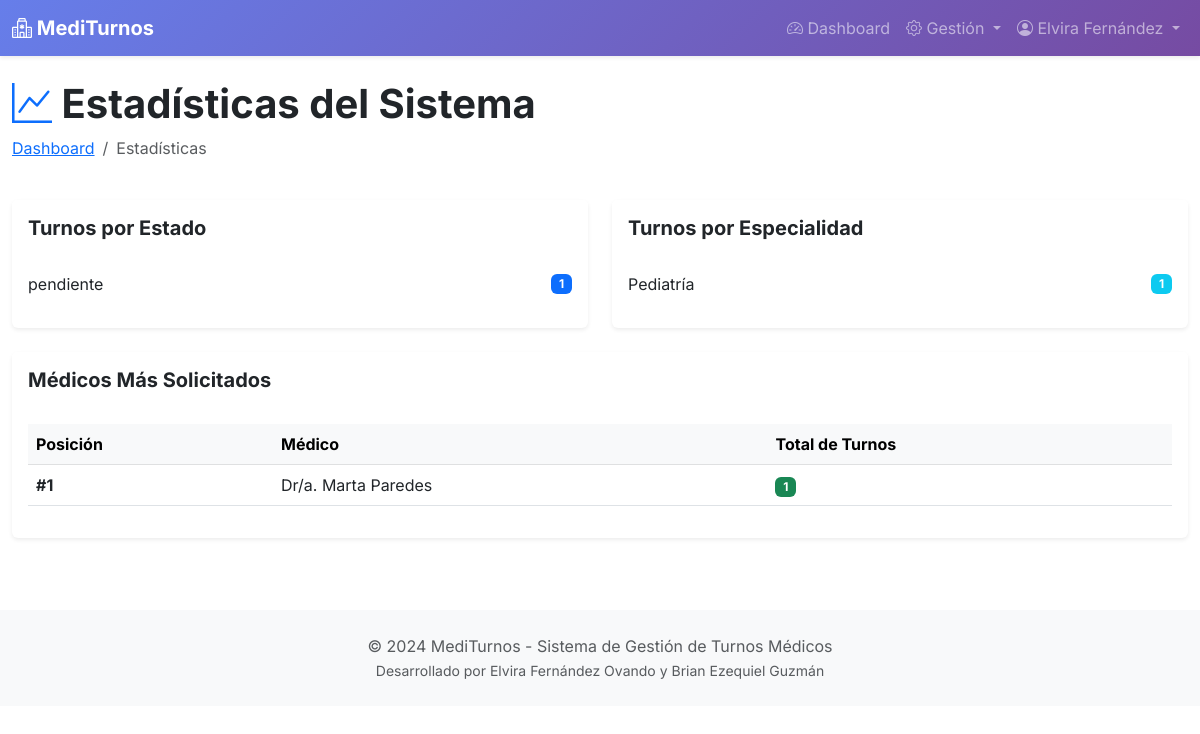
The app's page /admin-panel/estadisticas/ (signed in) with its own data.
### appointments/models.py (models this page shows, shortened)
class Usuario(AbstractUser):
    ROLES = (
        ('admin', 'Administrador'),
        ('medico', 'Médico'),
        ('paciente', 'Paciente'),
    )
    rol = models.CharField(max_length=10, choices=ROLES, default='paciente')
    dni = models.CharField(max_length=8, unique=True, validators=[
        RegexValidator(r'^\d{7,8}$', 'Ingrese un DNI válido (7-8 dígitos)')
    ])
    telefono = models.CharField(max_length=15, blank=True)
    direccion = models.CharField(max_length=200, blank=True)
    fecha_nacimiento = models.DateField(null=True, blank=True)
    class Meta:
        verbose_name = 'Usuario'
        verbose_name_plural = 'Usuarios'

class Turno(models.Model):
    ESTADOS = (
        ('pendiente', 'Pendiente'),
        ('confirmado', 'Confirmado'),
        ('en_atencion', 'En Atención'),
        ('atendido', 'Atendido'),
        ('cancelado_paciente', 'Cancelado por Paciente'),
        ('cancelado_medico', 'Cancelado por Médico'),
        ('ausente', 'Ausente'),
    )
    paciente = models.ForeignKey(Paciente, on_delete=models.CASCADE, related_name='turnos')
    medico = models.ForeignKey(Medico, on_delete=models.CASCADE, related_name='turnos')
    especialidad = models.ForeignKey(Especialidad, on_delete=models.CASCADE)
    fecha = models.DateField()
    hora = models.TimeField()
    motivo_consulta = models.TextField(blank=True)
    estado = models.CharField(max_length=20, choices=ESTADOS, default='pendiente')
    notas_medico = models.TextField(blank=True)
    fecha_creacion = models.DateTimeField(auto_now_add=True)
    fecha_modificacion = models.DateTimeField(auto_now=True)
    class Meta:
        verbose_name = 'Turno'
        verbose_name_plural = 'Turnos'
        ordering = ['-fecha', '-hora']
        unique_together = ['medico', 'fecha', 'hora']

class Especialidad(models.Model):
    nombre = models.CharField(max_length=100, unique=True)
    descripcion = models.TextField(blank=True)
    duracion_turno = models.IntegerField(default=30, help_text="Duración en minutos")
    activo = models.BooleanField(default=True)
    fecha_creacion = models.DateTimeField(auto_now_add=True)
    class Meta:
        verbose_name = 'Especialidad'
        verbose_name_plural = 'Especialidades'
        ordering = ['nombre']

### appointments/views/admin_views.py (the view)
# urls.py: path('admin-panel/estadisticas/', views.admin_estadisticas, name='admin_estadisticas'),
@login_required
def admin_estadisticas(request):
    if request.user.rol != 'admin':
        messages.error(request, 'No tienes permisos.')
        return redirect('dashboard')
    turnos_por_estado = Turno.objects.values('estado').annotate(total=Count('id'))
    turnos_por_especialidad = Turno.objects.values(
        'especialidad__nombre'
    ).annotate(total=Count('id')).order_by('-total')
    medicos_populares = Turno.objects.values(
        'medico__usuario__first_name', 'medico__usuario__last_name'
    ).annotate(total=Count('id')).order_by('-total')[:5]
    desde = timezone.now().date() - timedelta(days=180)
    turnos_por_mes = Turno.objects.filter(
        fecha__gte=desde
    ).extra(
        select={'mes': "strftime('%%Y-%%m', fecha)"}
    ).values('mes').annotate(total=Count('id')).order_by('mes')
    context = {
        'turnos_por_estado': turnos_por_estado,
        'turnos_por_especialidad': turnos_por_especialidad,
        'medicos_populares': medicos_populares,
        'turnos_por_mes': turnos_por_mes,
    }
    return render(request, 'appointments/admin/estadisticas.html', context)

### appointments/templates/appointments/admin/estadisticas.html (shortened to what this page needs)
{% extends 'base.html' %}
{% load static %}
{% block content %}
<div class="container-fluid py-4">
    <div class="row mb-4">
        <div class="col">
            <h1 class="fw-bold">
                <i class="bi bi-graph-up text-primary"></i> Estadísticas del Sistema
            </h1>
            <nav aria-label="breadcrumb">
                <ol class="breadcrumb">
                    <li class="breadcrumb-item"><a href="{% url 'admin_dashboard' %}">Dashboard</a></li>
                    <li class="breadcrumb-item active">Estadísticas</li>
                </ol>
            </nav>
        </div>
    </div>
    <div class="row g-4">
        <div class="col-lg-6">
            <div class="card border-0 shadow-sm h-100">
                <div class="card-header bg-white border-0 py-3">
                    <h5 class="fw-bold mb-0">Turnos por Estado</h5>
                </div>
                <div class="card-body">
                    {% for item in turnos_por_estado %}
                    <div class="d-flex justify-content-between align-items-center mb-3">
                        <span>{{ item.estado }}</span>
                        <span class="badge bg-primary">{{ item.total }}</span>
                    </div>
                    {% endfor %}
                </div>
            </div>
        </div>
        <div class="col-lg-6">
            <div class="card border-0 shadow-sm h-100">
                <div class="card-header bg-white border-0 py-3">
                    <h5 class="fw-bold mb-0">Turnos por Especialidad</h5>
                </div>
                <div class="card-body">
                    {% for item in turnos_por_especialidad %}
                    <div class="d-flex justify-content-between align-items-center mb-3">
                        <span>{{ item.especialidad__nombre }}</span>
                        <span class="badge bg-info">{{ item.total }}</span>
                    </div>
                    {% endfor %}
                </div>
            </div>
        </div>
        <div class="col-lg-12">
            <div class="card border-0 shadow-sm">
                <div class="card-header bg-white border-0 py-3">
                    <h5 class="fw-bold mb-0">Médicos Más Solicitados</h5>
                </div>
                <div class="card-body">
                    <div class="table-responsive">
                        <table class="table table-hover align-middle">
                            <thead class="table-light">
                                <tr>
                                    <th>Posición</th>
                                    <th>Médico</th>
                                    <th>Total de Turnos</th>
                                </tr>
                            </thead>
                            <tbody>
                                {% for item in medicos_populares %}
                                <tr>
                                    <td><strong>#{{ forloop.counter }}</strong></td>
                                    <td>Dr/a. {{ item.medico__usuario__first_name }} {{ item.medico__usuario__last_name }}</td>
                                    <td><span class="badge bg-success">{{ item.total }}</span></td>
                                </tr>
                                {% endfor %}
                            </tbody>
                        </table>
                    </div>
                </div>
            </div>
        </div>
    </div>
</div>
{% endblock %}

### templates/base.html (shortened to what this page needs)
{% load static %}
<!DOCTYPE html>
<html lang="es">
<head>
    <link href="{% static 'css/bootstrap.min.css' %}" rel="stylesheet">
    <link href="{% static 'css/bootstrap-icons.css' %}" rel="stylesheet">
    <link rel="stylesheet" href="{% static 'css/style.css' %}">
</head>
<body>
    {% if user.is_authenticated %}
    <nav class="navbar navbar-expand-lg navbar-dark bg-primary shadow-sm">
        <div class="container-fluid">
            <a class="navbar-brand fw-bold" href="{% url 'dashboard' %}">
                <i class="bi bi-hospital"></i> MediTurnos
            </a>
            <div class="collapse navbar-collapse" id="navbarNav">
                <ul class="navbar-nav ms-auto">
                    {% if user.rol == 'admin' %}
                    <li class="nav-item">
                        <a class="nav-link" href="{% url 'admin_dashboard' %}">
                            <i class="bi bi-speedometer2"></i> Dashboard
                        </a>
                    </li>
                    <li class="nav-item dropdown">
                        <a class="nav-link dropdown-toggle" href="#"
                           role="button" data-bs-toggle="dropdown">
                            <i class="bi bi-gear"></i> Gestión
                        </a>
                    </li>
                    {% endif %}
                    <li class="nav-item dropdown">
                        <a class="nav-link dropdown-toggle" href="#"
                           role="button" data-bs-toggle="dropdown">
                            <i class="bi bi-person-circle"></i> {{ user.get_full_name }}
                        </a>
                    </li>
                </ul>
            </div>
        </div>
    </nav>
    {% endif %}
    <main>
        {% block content %}{% endblock %}
    </main>
    <footer class="bg-light text-center py-4 mt-5">
        <div class="container">
            <p class="text-muted mb-0">&copy; 2024 MediTurnos - Sistema de Gestión de Turnos Médicos</p>
            <p class="text-muted mb-0"><small>Desarrollado por Elvira Fernández Ovando y Brian Ezequiel Guzmán</small></p>
        </div>
    </footer>
</body>
</html>

### static/css/style.css (style rules this page uses)
body { font-family: 'Inter', -apple-system, BlinkMacSystemFont, 'Segoe UI', Roboto, sans-serif; }
.navbar { background: linear-gradient(135deg, #667eea 0%, #764ba2 100%) !important; }

### records on screen
Usuario: get_full_name "Elvira Fernández"
Turno: estado "pendiente", total "1"
Especialidad: especialidad__nombre "Pediatría", total "1"

### other values on screen
{{ item.medico__usuario__first_name }} "Marta"
{{ item.medico__usuario__last_name }} "Paredes"
{{ item.total }} "1"
